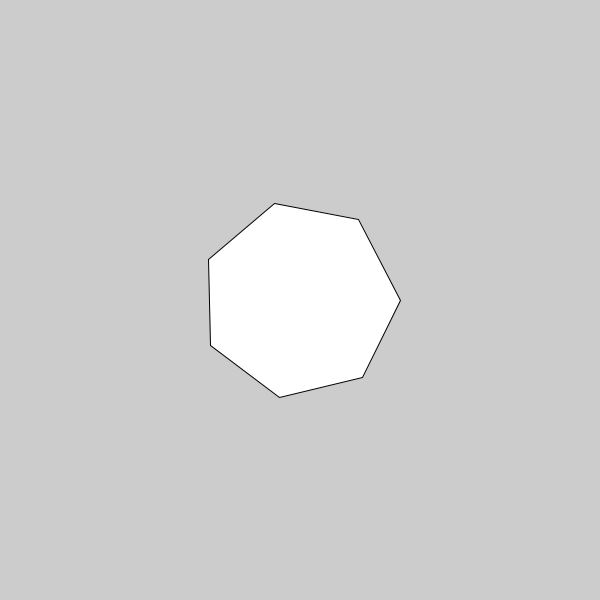
Frame 1 (no input)
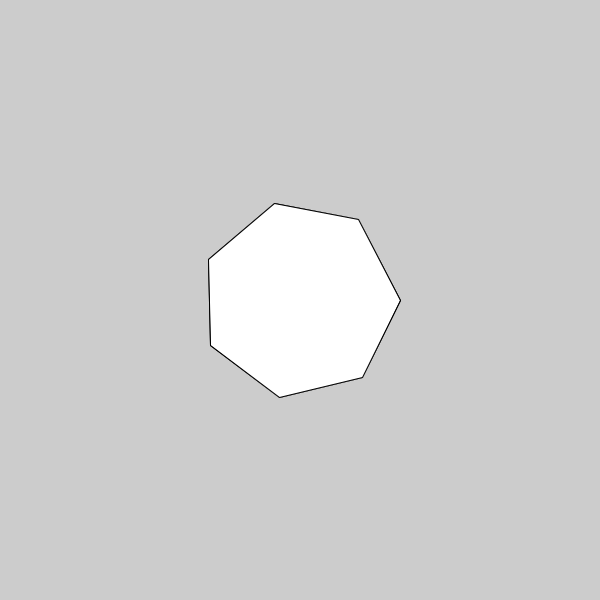
Frame 2 (the mouse pressed at the canvas centre, redrawn once)

The Processing sketch that drew these frames (run headless with seeded random() and noise(); the mouse was pressed at the canvas centre and the sketch redrawn once):

// Processing sketch: processing_73383
// ── processing_73383.pde

void setup() {
  size(600, 600);
  noLoop();
}

void draw() {
  drawShape(7, 100, width/2, height/2);  
}

void drawShape(int n, int r, float x, float y) {
  float deltaA = 360/n;
  float angle = 0;
  float xpos = 0;
  float ypos = 0;
  
  translate(x, y);
  beginShape();
    for (int i = 0; i < n; i++) {
      xpos = r*cos(radians(angle));
      ypos = r*sin(radians(angle));
      angle+=deltaA;
      vertex(xpos, ypos);
    }
  endShape(CLOSE);
}
